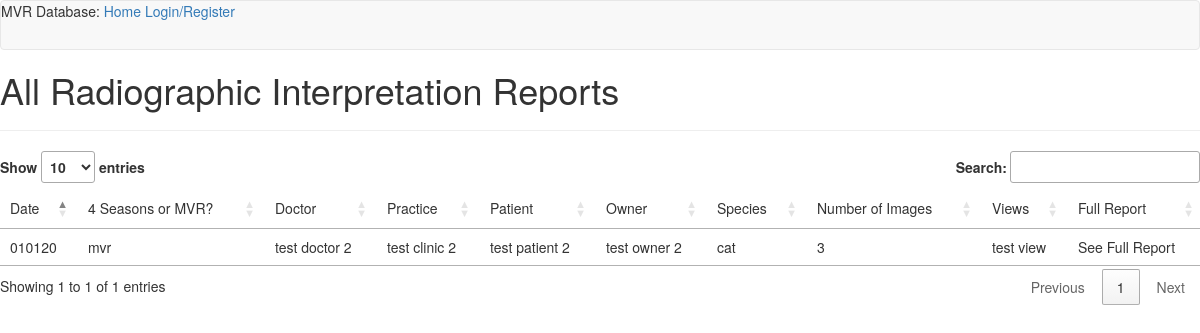
Page /radiographtable on the committed database.
### app/models.py (models this page shows, shortened)
class Report_Radiographic(db.Model):
    id = db.Column(db.Integer, primary_key=True)
    doctor = db.Column(db.String(24))
    docSerialNum = db.Column(db.String(20))
    patient = db.Column(db.String(24))
    species = db.Column(db.String(6))
    owner = db.Column(db.String(24))
    Rad_Image_Date = db.Column(db.String(12))
    Rad_NumImages = db.Column(db.Integer)
    RadView = db.Column(db.String(24))
    Rad_Findings = db.Column(db.String(360))
    Rad_Conclusions = db.Column(db.String(360))
    Clinic_Phone = db.Column(db.String(20))
    date = db.Column(db.String(12))
    clinicSerialNum = db.Column(db.Integer())
    clinic = db.Column(db.String(24))
    mvr4seasons = db.Column(db.String(24))
    timestamp = db.Column(db.DateTime, index=True, default=datetime.utcnow)

### app/routes.py (the view)
@app.route('/radiographtable', methods=['GET'])
def radiographTable():
    radiographs = Report_Radiographic.query.all()
    return render_template('/tables/radiographTable.html', title='All Radiographic Reports', radiographs=radiographs)

### app/templates/tables/radiographTable.html (shortened to what this page needs)
{% extends "base.html" %}
{% block app_content %}
<link rel="stylesheet" type="text/css" href="https://cdn.datatables.net/1.10.19/css/jquery.dataTables.min.css">
<h1>All Radiographic Interpretation Reports</h1>
<hr />
<table id="table-1">
    <thead>
        <td>Date</td><td>4 Seasons or MVR?</td><td>Doctor</td><td>Practice</td><td>Patient</td><td>Owner</td><td>Species</td><td>Number of Images</td><td>Views</td><td>Full Report</td>
    </thead>
    <tbody>
    {% for r in radiographs %}
    <tr>
        <td>{{ r.date }}</td><td>{{ r.mvr4seasons }}</td><td>{{ r.doctor }}</td><td>{{ r.clinic }}</td><td>{{ r.patient }}</td><td>{{ r.owner }}</td><td>{{ r.species }}</td><td>{{ r.Rad_NumImages }}</td><td>{{ r.RadView }}</td><td>See Full Report</td>
    </tr>
    {% endfor %}
    </tbody>
</table>
{% endblock %}

### rows in the picture
Report_Radiographic: date "010120", mvr4seasons "mvr", doctor "test doctor 2", clinic "test clinic 2", patient "test patient 2", owner "test owner 2", species "cat", Rad_NumImages "3", RadView "test view"
